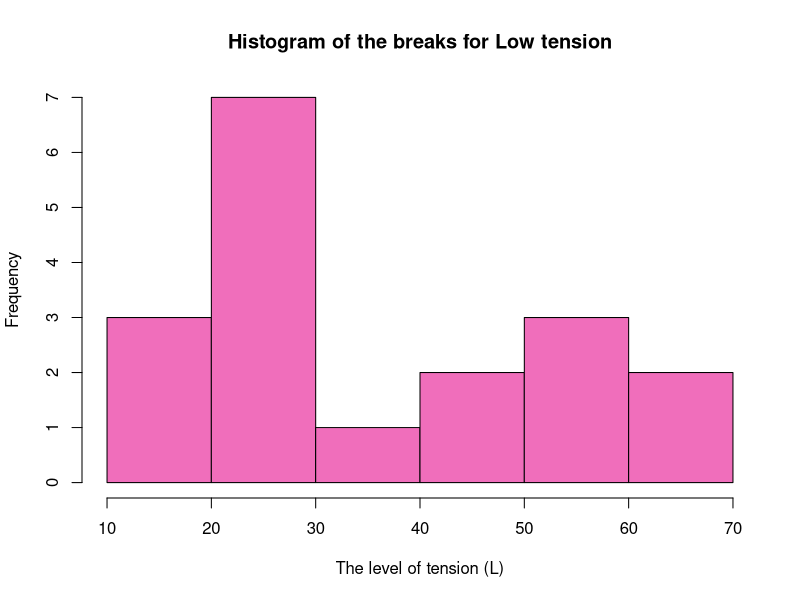
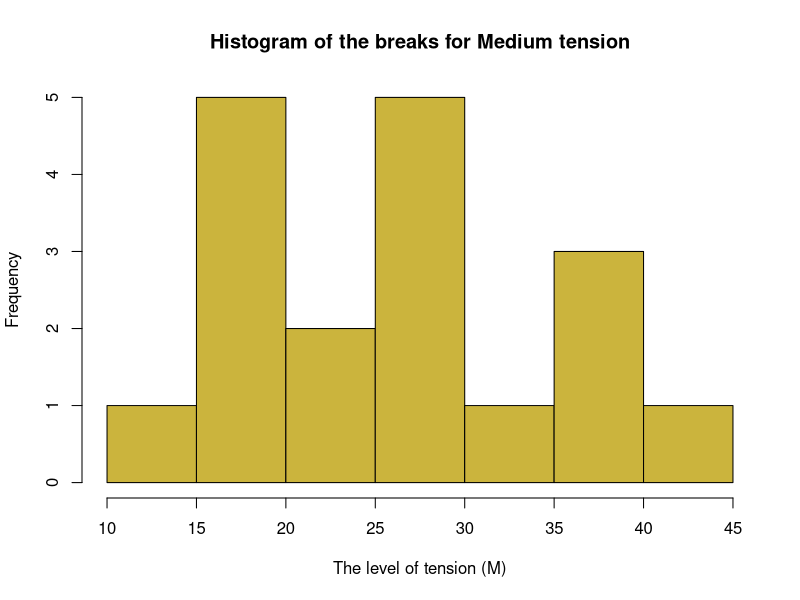
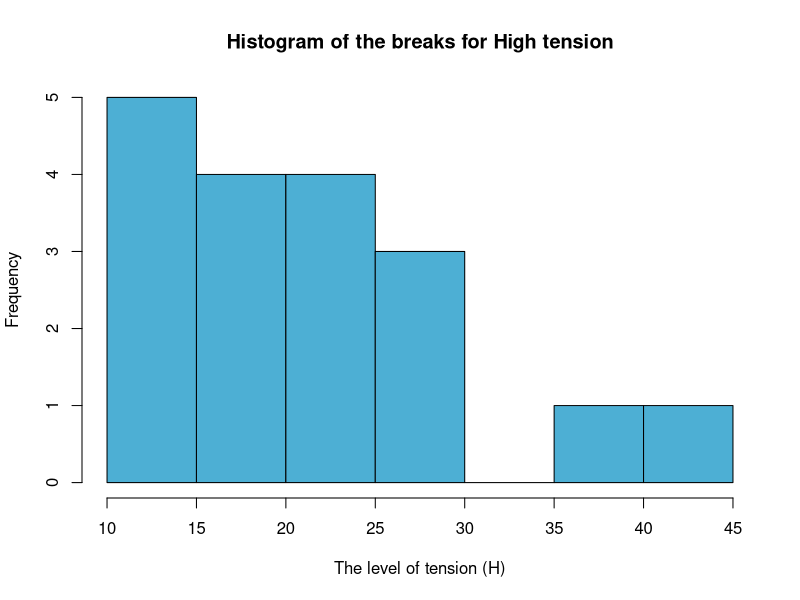
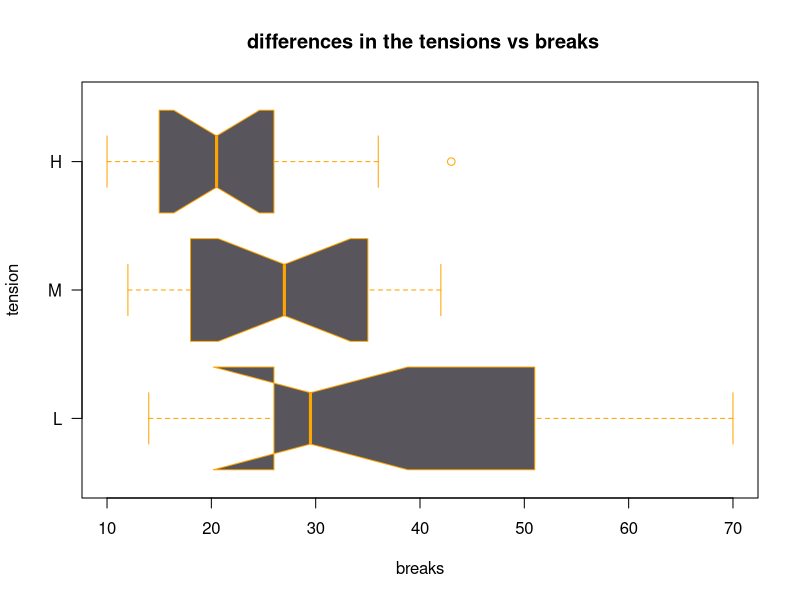

The R source for these figures, in order:
## ---- chunk 1
#1. histogram of the breaks for low tension

cat("Summary of breaks for Low tension:\n")
summary(warpbreaks$breaks[warpbreaks$tension=="L"])

hist(warpbreaks$breaks[warpbreaks$tension=="L"]
     ,main="Histogram of the breaks for Low tension"
     ,xlab="The level of tension (L)"
     ,col="#F06EBB")
## ---- chunk 2

cat("summary of breaks for Medium tension:\n")
summary(warpbreaks$breaks[warpbreaks$tension=="M"])

#histogram of the breaks for low tension
hist(warpbreaks$breaks[warpbreaks$tension=="M"]
     ,main="Histogram of the breaks for Medium tension"
     ,xlab="The level of tension (M)"
     ,col="#CBB43D")
## ---- chunk 3
#histogram of the breaks for low tension
cat("summary of breaks for High tension:\n")
summary(warpbreaks$breaks[warpbreaks$tension=="H"])

hist(warpbreaks$breaks[warpbreaks$tension=="H"]
     ,main="Histogram of the breaks for High tension"
     ,xlab="The level of tension (H)"
     ,col="#4DAFD4")
## ---- chunk 4
library(dplyr)

warpbreaks %>% filter(tension == "L") %>% dplyr::select(breaks)
## ---- chunk 5
#box plot to compare the batteries
# with(batterydata_r, boxplot(Time~Battery))
boxplot(breaks~tension, data=warpbreaks,
       border="orange", 
       col="#58555C",
       freq=FALSE,
       las=1, 
       breaks=5,
       notch = TRUE,
       horizontal = TRUE ,main=" differences in the tensions vs breaks")
## ---- chunk 6
#t-test
t.test(warpbreaks$breaks[warpbreaks$tension=="H"],warpbreaks$breaks[warpbreaks$tension=="M"])
## ---- chunk 7
#t-test
t.test(warpbreaks$breaks[warpbreaks$tension=="L"],warpbreaks$breaks[warpbreaks$tension=="M"])
